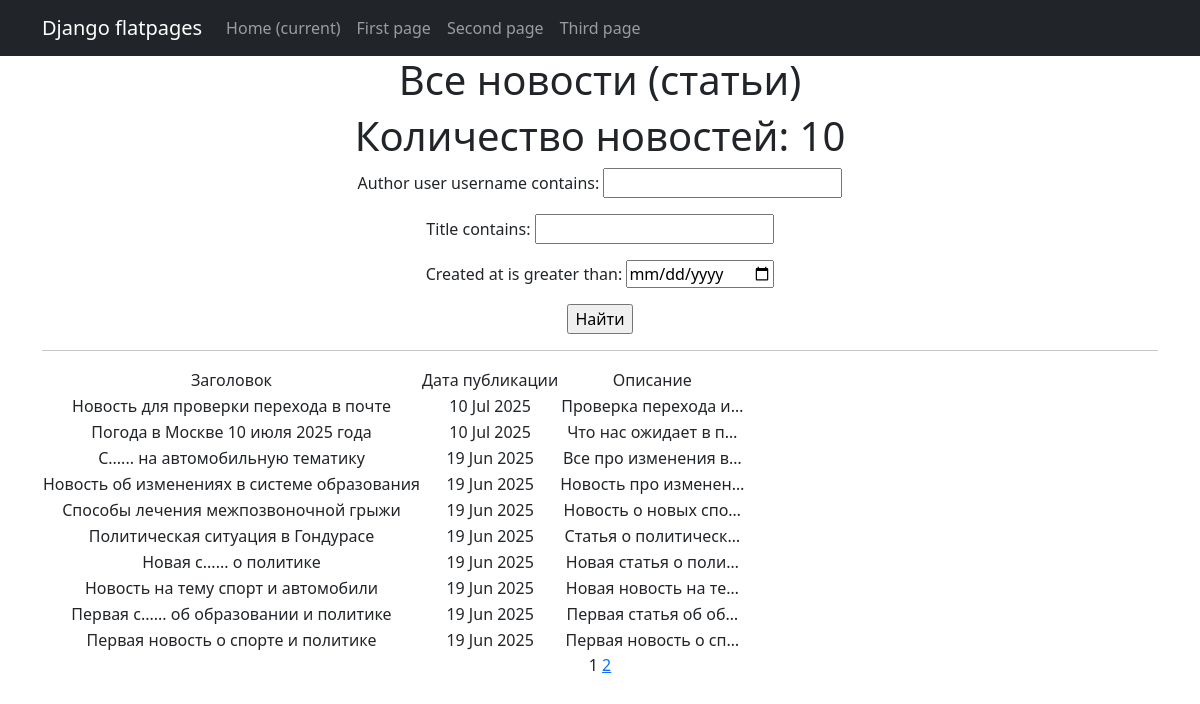
The page /news/ on the database as committed earlier.
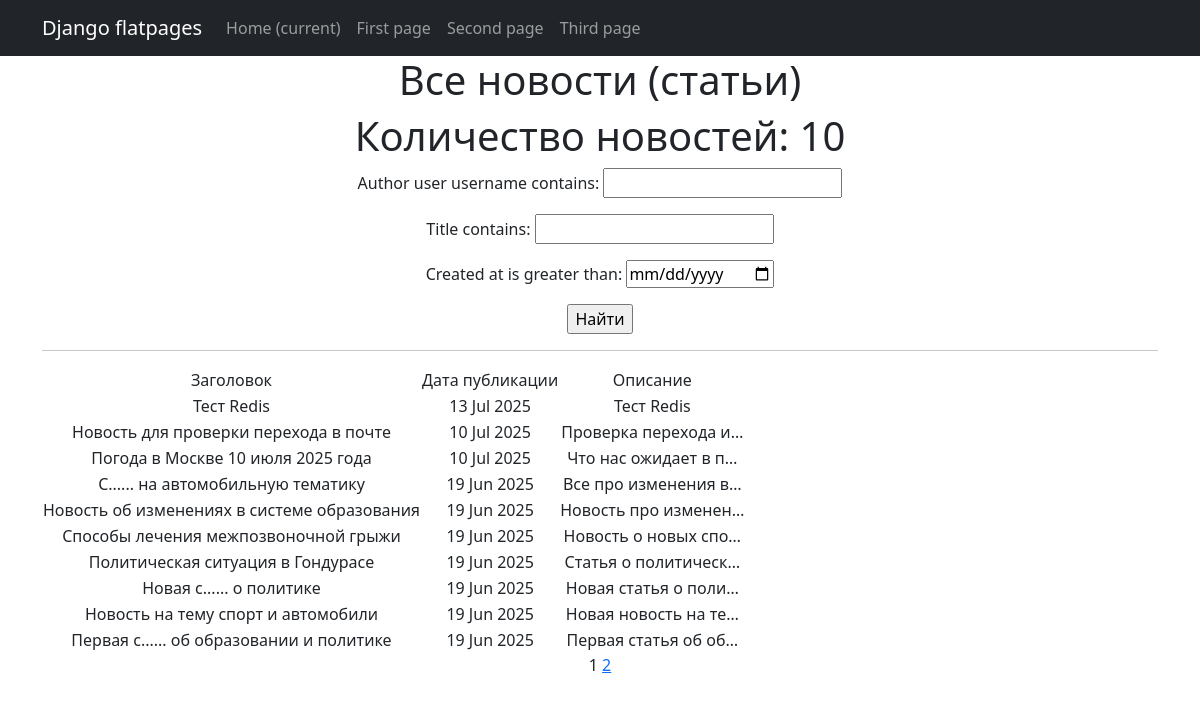
The same page on the database as committed later.
### NewsPortal/models.py (models this page shows, shortened)
class Post(models.Model):
    author = models.ForeignKey(Author, on_delete=models.CASCADE)
    type = models.CharField(max_length=2, choices=TYPE_OF_PUBLICATION)
    created_at = models.DateTimeField(auto_now_add=True)
    category = models.ManyToManyField(Category, through='PostCategory')
    title = models.CharField(max_length=150)
    content = models.TextField()
    rating = models.IntegerField(default=0, blank=True)

### NewsPortal/views.py (the view)
# urls.py: path('', PostListView.as_view(), name='post_list'),
class PostListView(ListView):
    model = Post
    context_object_name = 'posts'
    ordering = ['-created_at']
    template_name = 'newsPortal/newsList.html'
    paginate_by = 10
    def get_queryset(self):
        queryset = super().get_queryset()
        self.filterset = PostFilter(self.request.GET, queryset)
        return self.filterset.qs
    def get_context_data(self, **kwargs):
        context = super().get_context_data(**kwargs)
        context['filterset'] = self.filterset
        return context

### NewsPortal/templatetags/customs_fiter.py (called while the page is built)
@register.filter()
def censor(value, filter_word = ''):
    if type(value) == str:
        list_words = value.split()
        res_str = ''
        for word in list_words:
            if word.lower() == filter_word.lower():
                new_word = word[:1]
                for _ in range(len(word)):
                    new_word += '.'
                res_str += new_word if res_str == '' else ' ' + new_word
            else:
                res_str += word if res_str == '' else ' ' + word
        return res_str
    else:
        raise TypeError('Фильтр предназначен только для строкового типа')

### NewsPortal/templatetags/customs_tags.py (called while the page is built)
@register.simple_tag(takes_context=True)
def url_replace(context, **kwargs):
   d = context['request'].GET.copy()
   for k, v in kwargs.items():
       d[k] = v
   return d.urlencode()

### templates/newsPortal/newsList.html (shortened to what this page needs)
{% extends 'flatpages/default.html' %}
{% load customs_fiter %}
{% load customs_tags %}
{% block content %}
<h1>Все новости (статьи)</h1>
<h1>Количество новостей: {{ posts|length }}</h1>
<form action="" method="get">
   {{ filterset.form.as_p }}
   <input type="submit" value="Найти" />
</form>
<hr>
    {% if posts %}
        <table>
            <tr>
                <td>Заголовок</td>
                <td>Дата публикации</td>
                <td>Описание</td>
            </tr>
            {% for post in posts %}
                <tr>
                    <td>{{ post.title|censor:"Статья" }}</td>
                    <td>{{ post.created_at|date:'d M Y' }}</td>
                    <td>
                        {{ post.content|truncatechars:20|censor:"Статьи" }}</td>
                </tr>
            {% endfor %}
        </table>
    {% else  %}
        <h2>Список новостей пуст</h2>
    {% endif %}
    {{ page_obj.number }}
    {% if page_obj.has_next %}
        <a href="?{% url_replace page=page_obj.next_page_number %}">{{ page_obj.next_page_number }}</a>
    {% endif %}
{% endblock content %}

Rows that differ between the two databases and show on the page:
no longer on this page (row unchanged): Post: title|censor "Первая новость о спорте и политике", created_at "19 Jun 2025", content|censor "Первая новость о сп…"
added Post: title|censor "Тест Redis", created_at "13 Jul 2025", content|censor "Тест Redis"
